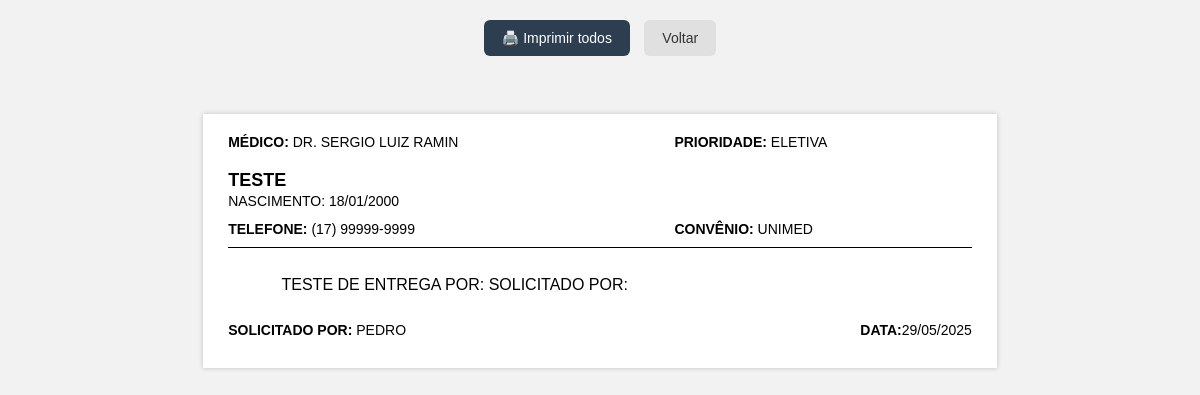
The page /imprimir_recado/28 (signed in) on the database its author committed.
### tables this page shows
CREATE TABLE recados (
            id INTEGER PRIMARY KEY AUTOINCREMENT,
            medico TEXT NOT NULL,
            prioridade TEXT NOT NULL,
            nome_paciente TEXT NOT NULL,
            data_nascimento TEXT NOT NULL,
            telefone TEXT NOT NULL,
            convenio TEXT,
            descricao TEXT,
            status TEXT DEFAULT 'pendente',
            usuario TEXT NOT NULL,
            data_cadastro TEXT NOT NULL
        , finalizado_por TEXT);

### rotas/responsavel.py (the view)
    @responsavel_bp.route('/imprimir_recado/<int:id>', endpoint='imprimir_recado')
    @login_requerido(['responsavel'])
    def imprimir_recado(id):
        conexao = conectar_banco()
        cursor = conexao.cursor()
        cursor.execute('SELECT * FROM recados WHERE id = ?', (id,))
        row = cursor.fetchone()
        conexao.close()
        if row:
            recado = dict(row)
            try:
                nascimento = datetime.strptime(recado['data_nascimento'], '%Y-%m-%d')
                recado['data_nascimento_formatada'] = nascimento.strftime('%d/%m/%Y')
                cadastro = datetime.strptime(recado['data_cadastro'], '%Y-%m-%d %H:%M:%S')
                recado['data_cadastro_formatada'] = cadastro.strftime('%d/%m/%Y %H:%M')
            except:
                recado['data_nascimento_formatada'] = recado['data_nascimento']
                recado['data_cadastro_formatada'] = recado['data_cadastro']
            return render_template('imprimir_lista.html', recados=[recado])
        return 'Recado não encontrado.', 404

### app.py (called while the page is built)
def conectar_banco():
    conexao = sqlite3.connect('recados.db')
    conexao.row_factory = sqlite3.Row
    return conexao

def login_requerido(perfis_permitidos):
    from functools import wraps
    from flask import redirect, url_for, flash
    def decorador(func):
        @wraps(func)
        def wrapper(*args, **kwargs):
            if 'usuario' not in session or session.get('perfil') not in perfis_permitidos:
                flash("Faça login para acessar essa página.", "warning")
                return redirect(url_for('comuns.login'))
            return func(*args, **kwargs)
        return wrapper
    return decorador

@app.template_filter('format_data')
def formatar_data_br(data_str):
    try:
        data_obj = datetime.strptime(data_str, '%Y-%m-%d %H:%M:%S')
        return data_obj.strftime('%d/%m/%Y')
    except:
        return data_str

### templates/imprimir_lista.html (shortened to what this page needs)
<!DOCTYPE html>
<html lang="pt-br">
<head>
    <link rel="stylesheet" href="{{ url_for('static', filename='css/imprimir_lista.css') }}">
</head>
<body>
    <div class="no-print botoes-topo">
        <button onclick="window.print()" class="btn-imprimir-topo">🖨️ Imprimir todos</button>
        <a href="{{ url_for('responsavel.listar') }}" class="btn-voltar-topo">Voltar</a>
    </div>
    {% for recado in recados %}
        <div class="recado">
        <div class="linha-topo">
            <span class="campo"><strong>Médico:</strong> {{ recado['medico'] }}</span>
            <span class="campo"><strong>Prioridade:</strong> {{ recado['prioridade'] }}</span>
        </div>
        <div class="paciente">{{ recado['nome_paciente'] }}</div>
        <div class="subinfo">Nascimento: {{ recado['data_nascimento_formatada'] }}</div>
        <div class="linha-meio">
            <span class="campo"><strong>Telefone:</strong> {{ recado['telefone'] }}</span>
            <span class="campo"><strong>Convênio:</strong> {{ recado['convenio'] }}</span>
        </div>
        <div class="descricao">
            {{ recado['descricao'] }}
        </div>
        <div class="linha-rodape">
            <span>
                <strong>Solicitado por:</strong> {{ recado['usuario'] }}
            </span>
            <span>
                <strong>Data:</strong>{{ recado['data_cadastro']|format_data }}
            </span>
        </div>
        </div>
    {% endfor %}
</body>
</html>

### static/css/imprimir_lista.css (style rules this page uses)
body { font-family: Arial, sans-serif; margin: 20px auto; padding: 0; background-color: #f2f2f2; display: flex; flex-direction: column; align-items: center; }
.recado { width: 100%; max-width: 21cm; margin: 1cm auto; padding: 20px 25px; box-sizing: border-box; page-break-after: always; display: flex; flex-direction: column; justify-content: space-between; text-transform: uppercase; border: none; box-shadow: 0 0 5px rgba(0, 0, 0, 0.2); background-color: white; }
.linha-topo, .linha-meio, .linha-rodape { display: flex; justify-content: space-between; font-size: 14px; margin-bottom: 10px; }
.paciente { font-size: 18px; font-weight: bold; text-align: left; margin: 10px 0 2px 0; }
.subinfo { font-size: 14px; text-align: left; margin-bottom: 12px; }
.descricao { font-size: 16px; border-top: 1px solid #000; padding-top: 10px; white-space: pre-wrap; flex-grow: 1; margin-bottom: 10px; word-wrap: break-word; overflow-wrap: break-word; }
.campo { display: inline-block; min-width: 40%; }
.botoes-topo { text-align: center; margin-bottom: 20px; }
.btn-imprimir-topo { padding: 10px 18px; font-size: 14px; background-color: #2c3e50; color: white; border: none; border-radius: 6px; cursor: pointer; margin-right: 10px; }
.btn-voltar-topo { padding: 10px 18px; font-size: 14px; text-decoration: none; background-color: #e0e0e0; color: #333; border-radius: 6px; transition: background-color 0.3s ease; }

### rows shown on the page
recados: medico "DR. SERGIO LUIZ RAMIN", prioridade "ELETIVA", nome_paciente "TESTE", data_nascimento_formatada "18/01/2000", telefone "(17) 99999-9999", convenio "UNIMED", descricao "TESTE DE ENTREGA POR: SOLICITADO POR:", usuario "PEDRO", data_cadastro "29/05/2025"
